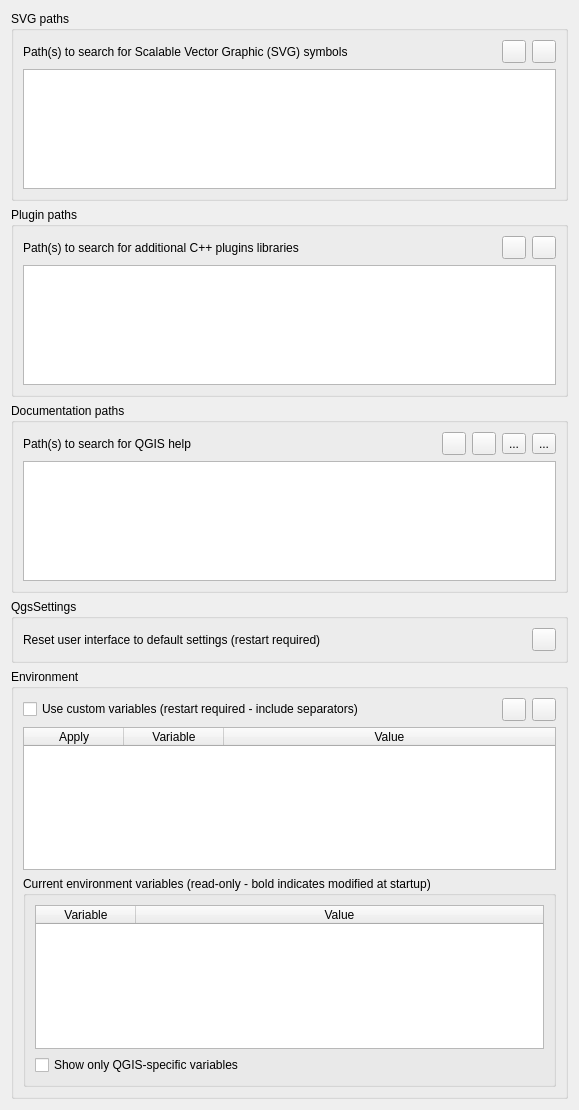
             <widget class="QWidget" name="mOptionsScrollAreaContents_03">
              <property name="geometry">
               <rect>
                <x>0</x>
                <y>0</y>
                <width>579</width>
                <height>1110</height>
               </rect>
              </property>
              <layout class="QVBoxLayout" name="verticalLayout_22">
               <item>
                <widget class="QgsCollapsibleGroupBox" name="groupBox_2">
                 <property name="title">
                  <string>SVG paths</string>
                 </property>
                 <layout class="QGridLayout" name="_6">
                  <item row="0" column="0">
                   <widget class="QLabel" name="mSVGLabel">
                    <property name="text">
                     <string>Path(s) to search for Scalable Vector Graphic (SVG) symbols</string>
                    </property>
                   </widget>
                  </item>
                  <item row="0" column="1">
                   <spacer>
                    <property name="orientation">
                     <enum>Qt::Horizontal</enum>
                    </property>
                    <property name="sizeHint" stdset="0">
                     <size>
                      <width>31</width>
                      <height>20</height>
                     </size>
                    </property>
                   </spacer>
                  </item>
                  <item row="0" column="2">
                   <widget class="QToolButton" name="mBtnAddSVGPath">
                    <property name="toolTip">
                     <string>Add new path</string>
                    </property>
                    <property name="text">
                     <string/>
                    </property>
                    <property name="icon">
                     <iconset resource="../../images/images.qrc">
                      <normaloff>:/images/themes/default/symbologyAdd.svg</normaloff>:/images/themes/default/symbologyAdd.svg</iconset>
                    </property>
                   </widget>
                  </item>
                  <item row="0" column="3">
                   <widget class="QToolButton" name="mBtnRemoveSVGPath">
                    <property name="toolTip">
                     <string>Remove path</string>
                    </property>
                    <property name="text">
                     <string/>
                    </property>
                    <property name="icon">
                     <iconset resource="../../images/images.qrc">
                      <normaloff>:/images/themes/default/symbologyRemove.svg</normaloff>:/images/themes/default/symbologyRemove.svg</iconset>
                    </property>
                   </widget>
                  </item>
                  <item row="1" column="0" colspan="4">
                   <widget class="QListWidget" name="mListSVGPaths">
                    <property name="minimumSize">
                     <size>
                      <width>0</width>
                      <height>120</height>
                     </size>
                    </property>
                   </widget>
                  </item>
                 </layout>
                </widget>
               </item>
               <item>
                <widget class="QgsCollapsibleGroupBox" name="groupBox_4">
                 <property name="title">
                  <string>Plugin paths</string>
                 </property>
                 <layout class="QGridLayout" name="_3">
                  <item row="0" column="0">
                   <widget class="QLabel" name="mSVGLabel_2">
                    <property name="text">
                     <string>Path(s) to search for additional C++ plugins libraries</string>
                    </property>
                   </widget>
                  </item>
                  <item row="0" column="1">
                   <spacer>
                    <property name="orientation">
                     <enum>Qt::Horizontal</enum>
                    </property>
                    <property name="sizeHint" stdset="0">
                     <size>
                      <width>31</width>
                      <height>20</height>
                     </size>
                    </property>
                   </spacer>
                  </item>
                  <item row="0" column="2">
                   <widget class="QToolButton" name="mBtnAddPluginPath">
                    <property name="toolTip">
                     <string>Add new path</string>
                    </property>
                    <property name="text">
                     <string/>
                    </property>
                    <property name="icon">
                     <iconset resource="../../images/images.qrc">
                      <normaloff>:/images/themes/default/symbologyAdd.svg</normaloff>:/images/themes/default/symbologyAdd.svg</iconset>
                    </property>
                   </widget>
                  </item>
                  <item row="0" column="3">
                   <widget class="QToolButton" name="mBtnRemovePluginPath">
                    <property name="toolTip">
                     <string>Remove path</string>
                    </property>
                    <property name="text">
                     <string/>
                    </property>
                    <property name="icon">
                     <iconset resource="../../images/images.qrc">
                      <normaloff>:/images/themes/default/symbologyRemove.svg</normaloff>:/images/themes/default/symbologyRemove.svg</iconset>
                    </property>
                   </widget>
                  </item>
                  <item row="1" column="0" colspan="4">
                   <widget class="QListWidget" name="mListPluginPaths">
                    <property name="minimumSize">
                     <size>
                      <width>0</width>
                      <height>120</height>
                     </size>
                    </property>
                   </widget>
                  </item>
                 </layout>
                </widget>
               </item>
               <item>
                <widget class="QgsCollapsibleGroupBox" name="groupBox_29">
                 <property name="title">
                  <string>Documentation paths</string>
                 </property>
                 <layout class="QGridLayout" name="_4">
                  <item row="0" column="5">
                   <widget class="QToolButton" name="mBtnMoveHelpDown">
                    <property name="text">
                     <string>...</string>
                    </property>
                    <property name="icon">
                     <iconset resource="../../images/images.qrc">
                      <normaloff>:/images/themes/default/mActionArrowDown.svg</normaloff>:/images/themes/default/mActionArrowDown.svg</iconset>
                    </property>
                   </widget>
                  </item>
                  <item row="0" column="0">
                   <widget class="QLabel" name="mSVGLabel_5">
                    <property name="text">
                     <string>Path(s) to search for QGIS help</string>
                    </property>
                   </widget>
                  </item>
                  <item row="0" column="1">
                   <spacer>
                    <property name="orientation">
                     <enum>Qt::Horizontal</enum>
                    </property>
                    <property name="sizeHint" stdset="0">
                     <size>
                      <width>31</width>
                      <height>20</height>
                     </size>
                    </property>
                   </spacer>
                  </item>
                  <item row="0" column="2">
                   <widget class="QToolButton" name="mBtnAddHelpPath">
                    <property name="toolTip">
                     <string>Add new path</string>
                    </property>
                    <property name="text">
                     <string/>
                    </property>
                    <property name="icon">
                     <iconset resource="../../images/images.qrc">
                      <normaloff>:/images/themes/default/symbologyAdd.svg</normaloff>:/images/themes/default/symbologyAdd.svg</iconset>
                    </property>
                   </widget>
                  </item>
                  <item row="0" column="3">
                   <widget class="QToolButton" name="mBtnRemoveHelpPath">
                    <property name="toolTip">
                     <string>Remove path</string>
                    </property>
                    <property name="text">
                     <string/>
                    </property>
                    <property name="icon">
                     <iconset resource="../../images/images.qrc">
                      <normaloff>:/images/themes/default/symbologyRemove.svg</normaloff>:/images/themes/default/symbologyRemove.svg</iconset>
                    </property>
                   </widget>
                  </item>
                  <item row="1" column="0" colspan="6">
                   <widget class="QTreeWidget" name="mHelpPathTreeWidget">
                    <property name="minimumSize">
                     <size>
                      <width>0</width>
                      <height>120</height>
                     </size>
                    </property>
                    <attribute name="headerVisible">
                     <bool>false</bool>
                    </attribute>
                    <column>
                     <property name="text">
                      <string notr="true">1</string>
                     </property>
                    </column>
                   </widget>
                  </item>
                  <item row="0" column="4">
                   <widget class="QToolButton" name="mBtnMoveHelpUp">
                    <property name="text">
                     <string>...</string>
                    </property>
                    <property name="icon">
                     <iconset resource="../../images/images.qrc">
                      <normaloff>:/images/themes/default/mActionArrowUp.svg</normaloff>:/images/themes/default/mActionArrowUp.svg</iconset>
                    </property>
                   </widget>
                  </item>
                 </layout>
                </widget>
               </item>
               <item>
                <widget class="QgsCollapsibleGroupBox" name="mQSettingsGrpBx">
                 <property name="title">
                  <string>QgsSettings</string>
                 </property>
                 <layout class="QGridLayout" name="gridLayout_13">
                  <item row="0" column="1">
                   <spacer name="horizontalSpacer_42">
                    <property name="orientation">
                     <enum>Qt::Horizontal</enum>
                    </property>
                    <property name="sizeHint" stdset="0">
                     <size>
                      <width>40</width>
                      <height>20</height>
                     </size>
                    </property>
                   </spacer>
                  </item>
                  <item row="0" column="2">
                   <widget class="QToolButton" name="mRestoreDefaultWindowStateBtn">
                    <property name="toolTip">
                     <string>Reset</string>
                    </property>
                    <property name="text">
                     <string/>
                    </property>
                    <property name="icon">
                     <iconset resource="../../images/images.qrc">
                      <normaloff>:/images/themes/default/mActionUndo.svg</normaloff>:/images/themes/default/mActionUndo.svg</iconset>
                    </property>
                   </widget>
                  </item>
                  <item row="0" column="0">
                   <widget class="QLabel" name="mRestoreDefaultWindowStateLbl">
                    <property name="text">
                     <string>Reset user interface to default settings (restart required)</string>
                    </property>
                   </widget>
                  </item>
                 </layout>
                </widget>
               </item>
               <item>
                <widget class="QgsCollapsibleGroupBox" name="mEnvironmentGrpBx">
                 <property name="minimumSize">
                  <size>
                   <width>0</width>
                   <height>0</height>
                  </size>
                 </property>
                 <property name="title">
                  <string>Environment</string>
                 </property>
                 <layout class="QGridLayout" name="gridLayout_32">
                  <item row="1" column="3">
                   <widget class="QToolButton" name="mRemoveCustomVarBtn">
                    <property name="sizePolicy">
                     <sizepolicy hsizetype="Maximum" vsizetype="Fixed">
                      <horstretch>0</horstretch>
                      <verstretch>0</verstretch>
                     </sizepolicy>
                    </property>
                    <property name="toolTip">
                     <string>Remove variable</string>
                    </property>
                    <property name="text">
                     <string/>
                    </property>
                    <property name="icon">
                     <iconset resource="../../images/images.qrc">
                      <normaloff>:/images/themes/default/symbologyRemove.svg</normaloff>:/images/themes/default/symbologyRemove.svg</iconset>
                    </property>
                   </widget>
                  </item>
                  <item row="1" column="2">
                   <widget class="QToolButton" name="mAddCustomVarBtn">
                    <property name="sizePolicy">
                     <sizepolicy hsizetype="Maximum" vsizetype="Fixed">
                      <horstretch>0</horstretch>
                      <verstretch>0</verstretch>
                     </sizepolicy>
                    </property>
                    <property name="toolTip">
                     <string>Add new variable</string>
                    </property>
                    <property name="text">
                     <string/>
                    </property>
                    <property name="icon">
                     <iconset resource="../../images/images.qrc">
                      <normaloff>:/images/themes/default/symbologyAdd.svg</normaloff>:/images/themes/default/symbologyAdd.svg</iconset>
                    </property>
                   </widget>
                  </item>
                  <item row="4" column="0" colspan="4">
                   <widget class="QgsCollapsibleGroupBox" name="mCurrentVariablesGrpBx">
                    <property name="minimumSize">
                     <size>
                      <width>0</width>
                      <height>0</height>
                     </size>
                    </property>
                    <property name="title">
                     <string>Current environment variables (read-only - bold indicates modified at startup)</string>
                    </property>
                    <property name="collapsed" stdset="0">
                     <bool>false</bool>
                    </property>
                    <property name="saveCollapsedState" stdset="0">
                     <bool>true</bool>
                    </property>
                    <layout class="QVBoxLayout" name="verticalLayout_8">
                     <item>
                      <widget class="QTableWidget" name="mCurrentVariablesTable">
                       <property name="minimumSize">
                        <size>
                         <width>0</width>
                         <height>120</height>
                        </size>
                       </property>
                       <property name="editTriggers">
                        <set>QAbstractItemView::AllEditTriggers</set>
                       </property>
                       <property name="dragEnabled">
                        <bool>true</bool>
                       </property>
                       <property name="dragDropMode">
                        <enum>QAbstractItemView::DragOnly</enum>
                       </property>
                       <property name="selectionMode">
                        <enum>QAbstractItemView::SingleSelection</enum>
                       </property>
                       <property name="sortingEnabled">
                        <bool>true</bool>
                       </property>
                       <property name="wordWrap">
                        <bool>false</bool>
                       </property>
                       <attribute name="horizontalHeaderMinimumSectionSize">
                        <number>100</number>
                       </attribute>
                       <attribute name="horizontalHeaderShowSortIndicator" stdset="0">
                        <bool>true</bool>
                       </attribute>
                       <attribute name="horizontalHeaderStretchLastSection">
                        <bool>true</bool>
                       </attribute>
                       <attribute name="verticalHeaderVisible">
                        <bool>false</bool>
                       </attribute>
                       <column>
                        <property name="text">
                         <string>Variable</string>
                        </property>
                       </column>
                       <column>
                        <property name="text">
                         <string>Value</string>
                        </property>
                       </column>
                      </widget>
                     </item>
                     <item>
                      <widget class="QCheckBox" name="mCurrentVariablesQGISChxBx">
                       <property name="text">
                        <string>Show only QGIS-specific variables</string>
                       </property>
                      </widget>
                     </item>
                    </layout>
                   </widget>
                  </item>
                  <item row="1" column="0">
                   <widget class="QCheckBox" name="mCustomVariablesChkBx">
                    <property name="text">
                     <string>Use custom variables (restart required - include separators)</string>
                    </property>
                   </widget>
                  </item>
                  <item row="1" column="1">
                   <spacer name="horizontalSpacer_14">
                    <property name="orientation">
                     <enum>Qt::Horizontal</enum>
                    </property>
                    <property name="sizeHint" stdset="0">
                     <size>
                      <width>40</width>
                      <height>20</height>
                     </size>
                    </property>
                   </spacer>
                  </item>
                  <item row="3" column="0" colspan="4">
                   <widget class="QTableWidget" name="mCustomVariablesTable">
                    <property name="minimumSize">
                     <size>
                      <width>0</width>
                      <height>120</height>
                     </size>
                    </property>
                    <property name="editTriggers">
                     <set>QAbstractItemView::AllEditTriggers</set>
                    </property>
                    <property name="selectionMode">
                     <enum>QAbstractItemView::SingleSelection</enum>
                    </property>
                    <property name="sortingEnabled">
                     <bool>true</bool>
                    </property>
                    <property name="wordWrap">
                     <bool>false</bool>
                    </property>
                    <property name="cornerButtonEnabled">
                     <bool>false</bool>
                    </property>
                    <attribute name="horizontalHeaderMinimumSectionSize">
                     <number>4</number>
                    </attribute>
                    <attribute name="horizontalHeaderShowSortIndicator" stdset="0">
                     <bool>true</bool>
                    </attribute>
                    <attribute name="horizontalHeaderStretchLastSection">
                     <bool>true</bool>
                    </attribute>
                    <attribute name="verticalHeaderVisible">
                     <bool>false</bool>
                    </attribute>
                    <column>
                     <property name="text">
                      <string>Apply</string>
                     </property>
                    </column>
                    <column>
                     <property name="text">
                      <string>Variable</string>
                     </property>
                    </column>
                    <column>
                     <property name="text">
                      <string>Value</string>
                     </property>
                    </column>
                   </widget>
                  </item>
                 </layout>
                </widget>
               </item>
               <item>
                <spacer name="verticalSpacer_11">
                 <property name="orientation">
                  <enum>Qt::Vertical</enum>
                 </property>
                 <property name="sizeHint" stdset="0">
                  <size>
                   <width>20</width>
                   <height>40</height>
                  </size>
                 </property>
                </spacer>
               </item>
              </layout>
             </widget>
